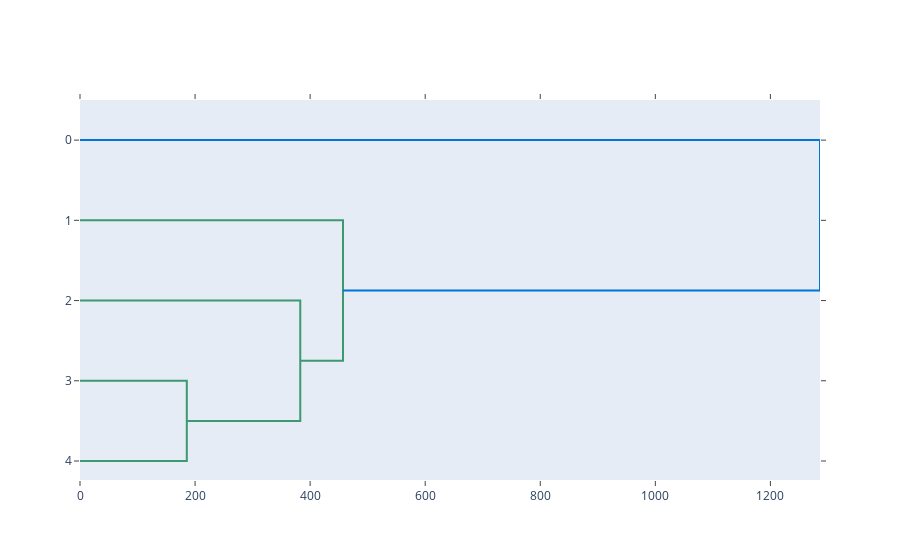

This figure's notebook cell:
### Code cell
fig = ff.create_dendrogram(datatemp1, orientation='left')
fig.show()

### Figure 1 — Plotly figure (JSON) as saved in the notebook; plotly's stock layout.template omitted (floating-point values rounded to 4 significant figures)
{"data": [{"hoverinfo": "text", "marker": {"color": "rgb(61,153,112)"}, "mode": "lines", "type": "scatter", "x": [0, 185.7, 185.7, 0], "xaxis": "x", "y": [-35, -35, -45, -45], "yaxis": "y"}, {"hoverinfo": "text", "marker": {"color": "rgb(61,153,112)"}, "mode": "lines", "type": "scatter", "x": [0, 382.9, 382.9, 185.7], "xaxis": "x", "y": [-25, -25, -40, -40], "yaxis": "y"}, {"hoverinfo": "text", "marker": {"color": "rgb(61,153,112)"}, "mode": "lines", "type": "scatter", "x": [0, 457.1, 457.1, 382.9], "xaxis": "x", "y": [-15, -15, -32.5, -32.5], "yaxis": "y"}, {"hoverinfo": "text", "marker": {"color": "rgb(0,116,217)"}, "mode": "lines", "type": "scatter", "x": [0, 1286.0, 1286.0, 457.1], "xaxis": "x", "y": [-5, -5, -23.75, -23.75], "yaxis": "y"}], "layout": {"autosize": false, "height": null, "hovermode": "closest", "showlegend": false, "width": null, "xaxis": {"mirror": "allticks", "rangemode": "tozero", "showgrid": false, "showline": true, "showticklabels": true, "ticks": "outside", "type": "linear", "zeroline": false}, "yaxis": {"mirror": "allticks", "rangemode": "tozero", "showgrid": false, "showline": true, "showticklabels": true, "tickmode": "array", "ticks": "outside", "ticktext": ["0", "1", "2", "3", "4"], "tickvals": [-5, -15, -25, -35, -45], "type": "linear", "zeroline": false}}}
